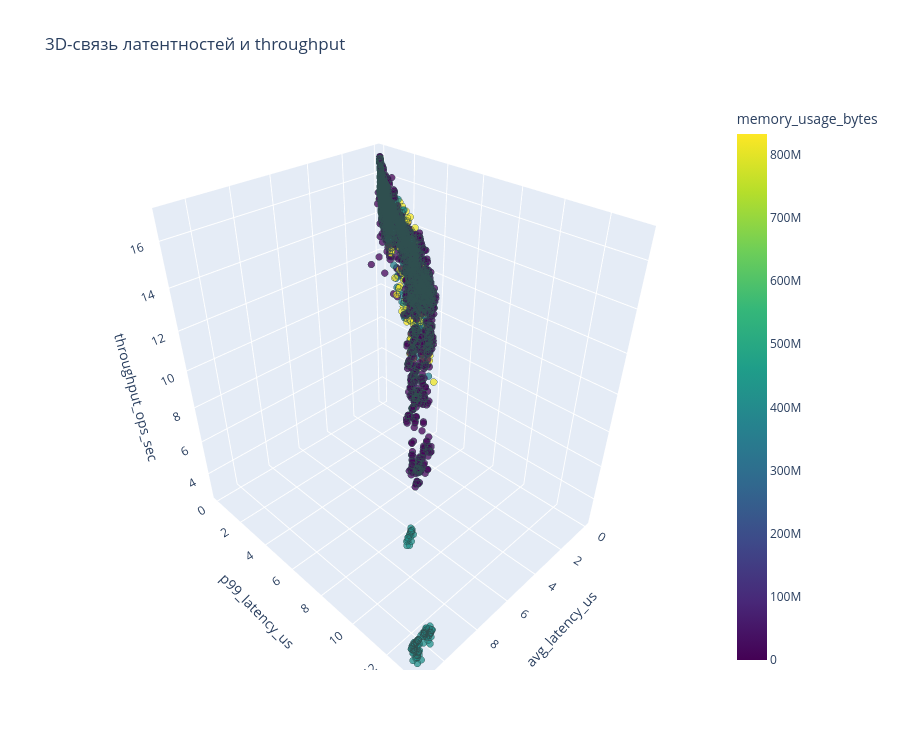
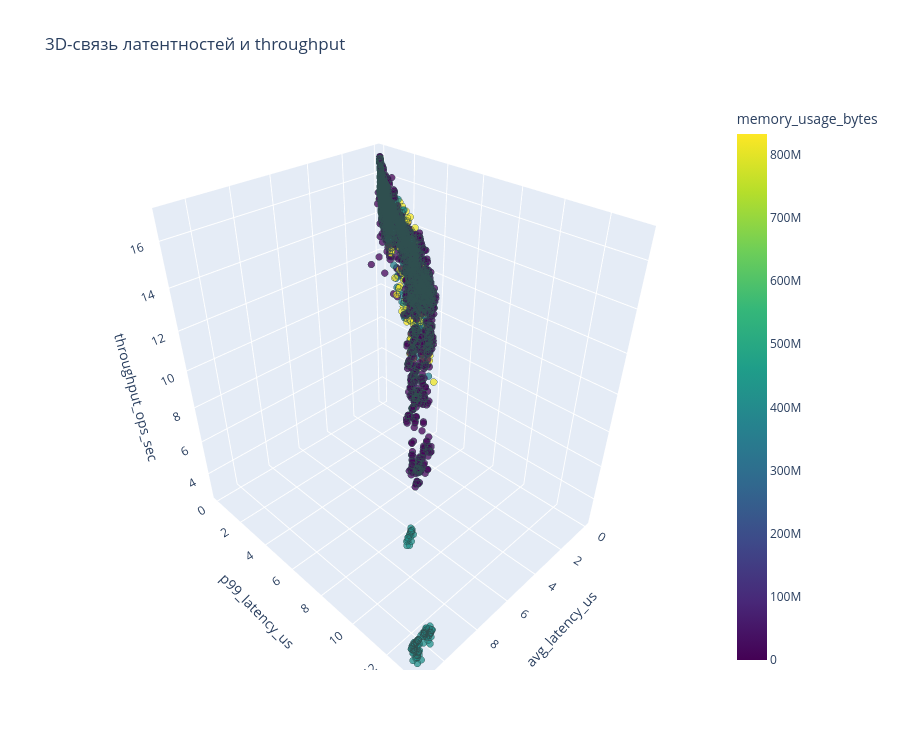

Write notebook code for charts like these, in order.
### Code cell
import plotly.express as px
import numpy as np

def plot_3d_interactive(df, log_scale=True, color_by='memory_usage_bytes', system_name=''):
    plot_df = df.copy()
    cols = ['avg_latency_us', 'p99_latency_us','throughput_ops_sec']

    if log_scale:
        for col in cols:
            plot_df[col] = np.log1p(plot_df[col])

    fig = px.scatter_3d(
        plot_df, x='avg_latency_us', y='p99_latency_us', z='throughput_ops_sec',
        color=color_by, opacity=0.75, color_continuous_scale='Viridis',
        title=f'3D-связь латентностей и throughput {f"— {system_name}" if system_name else ""}',
        labels={c: f'{c}' if log_scale else c for c in cols},
    )
    fig.update_traces(marker=dict(size=4, line=dict(width=0.5, color='DarkSlateGrey')))
    fig.update_layout(width=900, height=750)
    fig.show()
    return fig


plot_3d_interactive(df, log_scale=True, color_by='memory_usage_bytes')

### Figure 1 — Plotly figure (JSON) as saved in the notebook; plotly's stock layout.template omitted (floating-point values rounded to 4 significant figures; data arrays with more than 128 entries replaced by an {"elided": "..."} marker saying what was removed)
{"data": [{"hovertemplate": "avg_latency_us=%{x}<br>p99_latency_us=%{y}<br>throughput_ops_sec=%{z}<br>memory_usage_bytes=%{marker.color}<extra></extra>", "legendgroup": "", "marker": {"color": {"elided": "3213 int values"}, "coloraxis": "coloraxis", "line": {"color": "DarkSlateGrey", "width": 0.5}, "opacity": 0.75, "size": 4, "symbol": "circle"}, "mode": "markers", "name": "", "scene": "scene", "showlegend": false, "type": "scatter3d", "x": {"elided": "3213 float values"}, "y": {"elided": "3213 float values"}, "z": {"elided": "3213 float values"}}], "layout": {"coloraxis": {"autocolorscale": false, "colorbar": {"title": {"text": "memory_usage_bytes"}}, "colorscale": [[0, "#440154"], [0.1111, "#482878"], [0.2222, "#3e4989"], [0.3333, "#31688e"], [0.4444, "#26828e"], [0.5556, "#1f9e89"], [0.6667, "#35b779"], [0.7778, "#6ece58"], [0.8889, "#b5de2b"], [1, "#fde725"]]}, "height": 750, "legend": {"tracegroupgap": 0}, "scene": {"domain": {"x": [0, 1], "y": [0, 1]}, "xaxis": {"title": {"text": "avg_latency_us"}}, "yaxis": {"title": {"text": "p99_latency_us"}}, "zaxis": {"title": {"text": "throughput_ops_sec"}}}, "title": {"text": "3D-связь латентностей и throughput "}, "width": 900}}

### Figure 2 — Plotly figure (JSON) as saved in the notebook; plotly's stock layout.template omitted (floating-point values rounded to 4 significant figures; data arrays with more than 128 entries replaced by an {"elided": "..."} marker saying what was removed)
{"data": [{"hovertemplate": "avg_latency_us=%{x}<br>p99_latency_us=%{y}<br>throughput_ops_sec=%{z}<br>memory_usage_bytes=%{marker.color}<extra></extra>", "legendgroup": "", "marker": {"color": {"elided": "3213 int values"}, "coloraxis": "coloraxis", "line": {"color": "DarkSlateGrey", "width": 0.5}, "opacity": 0.75, "size": 4, "symbol": "circle"}, "mode": "markers", "name": "", "scene": "scene", "showlegend": false, "type": "scatter3d", "x": {"elided": "3213 float values"}, "y": {"elided": "3213 float values"}, "z": {"elided": "3213 float values"}}], "layout": {"coloraxis": {"autocolorscale": false, "colorbar": {"title": {"text": "memory_usage_bytes"}}, "colorscale": [[0, "#440154"], [0.1111, "#482878"], [0.2222, "#3e4989"], [0.3333, "#31688e"], [0.4444, "#26828e"], [0.5556, "#1f9e89"], [0.6667, "#35b779"], [0.7778, "#6ece58"], [0.8889, "#b5de2b"], [1, "#fde725"]]}, "height": 750, "legend": {"tracegroupgap": 0}, "scene": {"domain": {"x": [0, 1], "y": [0, 1]}, "xaxis": {"title": {"text": "avg_latency_us"}}, "yaxis": {"title": {"text": "p99_latency_us"}}, "zaxis": {"title": {"text": "throughput_ops_sec"}}}, "title": {"text": "3D-связь латентностей и throughput "}, "width": 900}}
